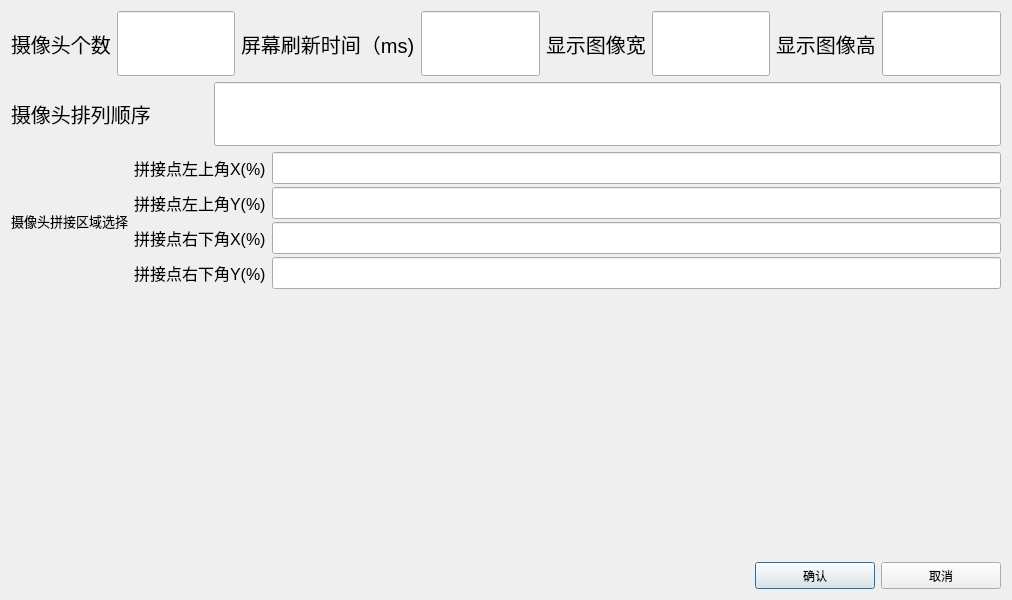
<?xml version="1.0" encoding="UTF-8"?>
<ui version="4.0">
 <class>Dialog_Config</class>
 <widget class="QDialog" name="Dialog_Config">
  <property name="geometry">
   <rect>
    <x>0</x>
    <y>0</y>
    <width>1012</width>
    <height>600</height>
   </rect>
  </property>
  <property name="sizePolicy">
   <sizepolicy hsizetype="Expanding" vsizetype="Expanding">
    <horstretch>0</horstretch>
    <verstretch>0</verstretch>
   </sizepolicy>
  </property>
  <property name="windowTitle">
   <string>Dialog</string>
  </property>
  <layout class="QGridLayout" name="gridLayout" rowstretch="5,15,1" columnstretch="3,1">
   <item row="1" column="0" colspan="2">
    <layout class="QVBoxLayout" name="verticalLayout_2" stretch="1,1,1">
     <item>
      <layout class="QHBoxLayout" name="horizontalLayout" stretch="0,1,6">
       <item>
        <widget class="QLabel" name="label_6">
         <property name="font">
          <font>
           <pointsize>10</pointsize>
          </font>
         </property>
         <property name="inputMethodHints">
          <set>Qt::ImhMultiLine</set>
         </property>
         <property name="text">
          <string>摄像头拼接区域选择</string>
         </property>
        </widget>
       </item>
       <item>
        <layout class="QVBoxLayout" name="verticalLayout_5">
         <property name="spacing">
          <number>3</number>
         </property>
         <item>
          <widget class="QLabel" name="label_8">
           <property name="font">
            <font>
             <pointsize>12</pointsize>
            </font>
           </property>
           <property name="text">
            <string>拼接点左上角X(%)</string>
           </property>
          </widget>
         </item>
         <item>
          <widget class="QLabel" name="label_9">
           <property name="font">
            <font>
             <pointsize>12</pointsize>
            </font>
           </property>
           <property name="text">
            <string>拼接点左上角Y(%)</string>
           </property>
          </widget>
         </item>
         <item>
          <widget class="QLabel" name="label_10">
           <property name="font">
            <font>
             <pointsize>12</pointsize>
            </font>
           </property>
           <property name="text">
            <string>拼接点右下角X(%)</string>
           </property>
          </widget>
         </item>
         <item>
          <widget class="QLabel" name="label_7">
           <property name="font">
            <font>
             <pointsize>12</pointsize>
            </font>
           </property>
           <property name="text">
            <string>拼接点右下角Y(%)</string>
           </property>
          </widget>
         </item>
        </layout>
       </item>
       <item>
        <layout class="QVBoxLayout" name="verticalLayout_4">
         <property name="spacing">
          <number>3</number>
         </property>
         <item>
          <widget class="QLineEdit" name="roi_left_top_x_lineEdit">
           <property name="font">
            <font>
             <pointsize>15</pointsize>
            </font>
           </property>
          </widget>
         </item>
         <item>
          <widget class="QLineEdit" name="roi_left_top_y_lineEdit">
           <property name="font">
            <font>
             <pointsize>15</pointsize>
            </font>
           </property>
          </widget>
         </item>
         <item>
          <widget class="QLineEdit" name="roi_right_bottom_x_lineEdit">
           <property name="font">
            <font>
             <pointsize>15</pointsize>
            </font>
           </property>
          </widget>
         </item>
         <item>
          <widget class="QLineEdit" name="roi_right_bottom_y_lineEdit">
           <property name="font">
            <font>
             <pointsize>15</pointsize>
            </font>
           </property>
          </widget>
         </item>
        </layout>
       </item>
      </layout>
     </item>
     <item>
      <spacer name="verticalSpacer">
       <property name="orientation">
        <enum>Qt::Vertical</enum>
       </property>
       <property name="sizeHint" stdset="0">
        <size>
         <width>20</width>
         <height>40</height>
        </size>
       </property>
      </spacer>
     </item>
     <item>
      <layout class="QHBoxLayout" name="horizontalLayout_5"/>
     </item>
    </layout>
   </item>
   <item row="2" column="0">
    <layout class="QVBoxLayout" name="verticalLayout_3"/>
   </item>
   <item row="2" column="1">
    <layout class="QHBoxLayout" name="horizontalLayout_4" stretch="1,1">
     <item>
      <widget class="QPushButton" name="ok_pushButton">
       <property name="sizePolicy">
        <sizepolicy hsizetype="Expanding" vsizetype="Expanding">
         <horstretch>0</horstretch>
         <verstretch>0</verstretch>
        </sizepolicy>
       </property>
       <property name="text">
        <string>确认</string>
       </property>
      </widget>
     </item>
     <item>
      <widget class="QPushButton" name="exit_pushButton">
       <property name="sizePolicy">
        <sizepolicy hsizetype="Expanding" vsizetype="Expanding">
         <horstretch>0</horstretch>
         <verstretch>0</verstretch>
        </sizepolicy>
       </property>
       <property name="text">
        <string>取消</string>
       </property>
      </widget>
     </item>
    </layout>
   </item>
   <item row="0" column="0" colspan="2">
    <layout class="QVBoxLayout" name="verticalLayout" stretch="1,1">
     <item>
      <layout class="QHBoxLayout" name="horizontalLayout_2">
       <item>
        <widget class="QLabel" name="label">
         <property name="sizePolicy">
          <sizepolicy hsizetype="Expanding" vsizetype="Expanding">
           <horstretch>0</horstretch>
           <verstretch>0</verstretch>
          </sizepolicy>
         </property>
         <property name="font">
          <font>
           <pointsize>15</pointsize>
          </font>
         </property>
         <property name="text">
          <string>摄像头个数</string>
         </property>
        </widget>
       </item>
       <item alignment="Qt::AlignHCenter">
        <widget class="QLineEdit" name="camera_num_lineEdit">
         <property name="sizePolicy">
          <sizepolicy hsizetype="Expanding" vsizetype="Expanding">
           <horstretch>0</horstretch>
           <verstretch>0</verstretch>
          </sizepolicy>
         </property>
         <property name="font">
          <font>
           <pointsize>15</pointsize>
          </font>
         </property>
        </widget>
       </item>
       <item>
        <widget class="QLabel" name="label_2">
         <property name="sizePolicy">
          <sizepolicy hsizetype="Expanding" vsizetype="Expanding">
           <horstretch>0</horstretch>
           <verstretch>0</verstretch>
          </sizepolicy>
         </property>
         <property name="font">
          <font>
           <pointsize>15</pointsize>
          </font>
         </property>
         <property name="text">
          <string>屏幕刷新时间（ms)</string>
         </property>
        </widget>
       </item>
       <item alignment="Qt::AlignHCenter">
        <widget class="QLineEdit" name="show_time_interval_lineEdit">
         <property name="sizePolicy">
          <sizepolicy hsizetype="Expanding" vsizetype="Expanding">
           <horstretch>0</horstretch>
           <verstretch>0</verstretch>
          </sizepolicy>
         </property>
         <property name="font">
          <font>
           <pointsize>15</pointsize>
          </font>
         </property>
        </widget>
       </item>
       <item>
        <widget class="QLabel" name="label_3">
         <property name="sizePolicy">
          <sizepolicy hsizetype="Expanding" vsizetype="Expanding">
           <horstretch>0</horstretch>
           <verstretch>0</verstretch>
          </sizepolicy>
         </property>
         <property name="font">
          <font>
           <pointsize>15</pointsize>
          </font>
         </property>
         <property name="text">
          <string>显示图像宽</string>
         </property>
        </widget>
       </item>
       <item alignment="Qt::AlignHCenter">
        <widget class="QLineEdit" name="camera_w_lineEdit">
         <property name="sizePolicy">
          <sizepolicy hsizetype="Expanding" vsizetype="Expanding">
           <horstretch>0</horstretch>
           <verstretch>0</verstretch>
          </sizepolicy>
         </property>
         <property name="font">
          <font>
           <pointsize>15</pointsize>
          </font>
         </property>
        </widget>
       </item>
       <item>
        <widget class="QLabel" name="label_4">
         <property name="sizePolicy">
          <sizepolicy hsizetype="Expanding" vsizetype="Expanding">
           <horstretch>0</horstretch>
           <verstretch>0</verstretch>
          </sizepolicy>
         </property>
         <property name="font">
          <font>
           <pointsize>15</pointsize>
          </font>
         </property>
         <property name="text">
          <string>显示图像高</string>
         </property>
        </widget>
       </item>
       <item alignment="Qt::AlignHCenter">
        <widget class="QLineEdit" name="camera_h_lineEdit">
         <property name="sizePolicy">
          <sizepolicy hsizetype="Expanding" vsizetype="Expanding">
           <horstretch>0</horstretch>
           <verstretch>0</verstretch>
          </sizepolicy>
         </property>
         <property name="font">
          <font>
           <pointsize>15</pointsize>
          </font>
         </property>
        </widget>
       </item>
      </layout>
     </item>
     <item>
      <layout class="QHBoxLayout" name="horizontalLayout_3" stretch="1,4">
       <item>
        <widget class="QLabel" name="label_5">
         <property name="sizePolicy">
          <sizepolicy hsizetype="Expanding" vsizetype="Expanding">
           <horstretch>0</horstretch>
           <verstretch>0</verstretch>
          </sizepolicy>
         </property>
         <property name="font">
          <font>
           <pointsize>15</pointsize>
          </font>
         </property>
         <property name="text">
          <string>摄像头排列顺序</string>
         </property>
        </widget>
       </item>
       <item>
        <widget class="QLineEdit" name="camera_id_list_lineEdit">
         <property name="sizePolicy">
          <sizepolicy hsizetype="Expanding" vsizetype="Expanding">
           <horstretch>0</horstretch>
           <verstretch>0</verstretch>
          </sizepolicy>
         </property>
         <property name="font">
          <font>
           <pointsize>15</pointsize>
          </font>
         </property>
        </widget>
       </item>
      </layout>
     </item>
    </layout>
   </item>
  </layout>
 </widget>
 <resources/>
 <connections/>
</ui>
